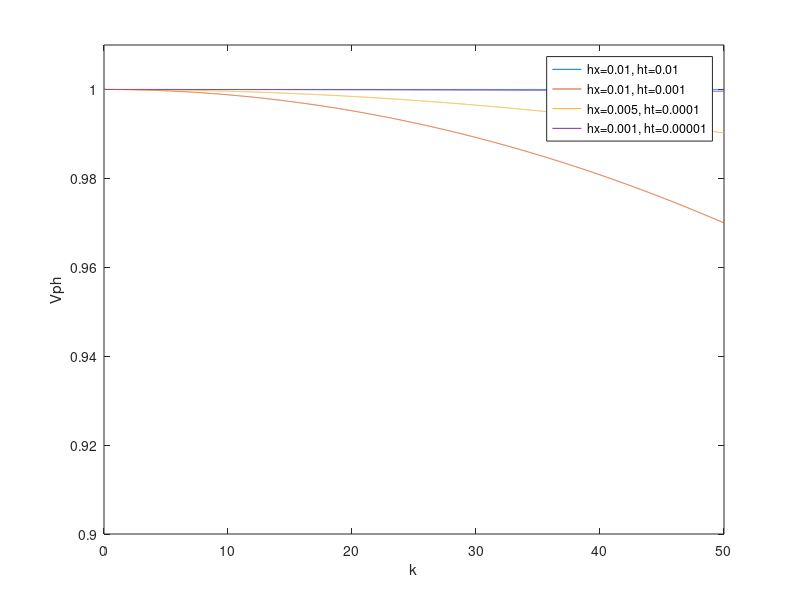

Here is the MATLAB script that generated this plot:
%First Order Upwind
%dissipation
hx=0.01;
ht=0.01;
a=1;
lambda=a*ht/hx; %CFL condition.
S1=@(K) 1-lambda+lambda*exp(-1i*k*hx);
modS1=@(k) abs(1-lambda+lambda*exp(-1i*k*hx)); %No dissipation when lambda=1
xx=0:0.01:50;
x=xx(2:5001);
modx1=modS1(x);

hx=0.01;
ht=0.005;
a=1;
lambda=a*ht/hx; %CFL condition.
S2=@(K) 1-lambda+lambda*exp(-1i*k*hx);
modS2=@(k) abs(1-lambda+lambda*exp(-1i*k*hx)); 
modx2=modS2(x);

hx=0.01;
ht=0.002;
a=1;
lambda=a*ht/hx; %CFL condition.
S3=@(K) 1-lambda+lambda*exp(-1i*k*hx);
modS3=@(k) abs(1-lambda+lambda*exp(-1i*k*hx)); 
modx3=modS3(x);

hx=0.01;
ht=0.001;
a=1;
lambda=a*ht/hx; %CFL condition.
S4=@(K) 1-lambda+lambda*exp(-1i*k*hx);
modS4=@(k) abs(1-lambda+lambda*exp(-1i*k*hx)); 
modx4=modS4(x);

plot(x,modx1,x,modx2,x,modx3,x,modx4);
legend('hx=0.01, ht=0.01','hx=0.01, ht=0.005','hx=0.01, ht=0.002','hx=0.01, ht=0.001') 
xlabel('k');
ylabel('|S(k)|')
axis([0 50 0.8 1.1]);	

%Blow up: No CFL
hx=0.001;
ht=0.01;
a=1;
lambda=a*ht/hx; %CFL condition.
S5=@(K) 1-lambda+lambda*exp(-1i*k*hx);
modS5=@(k) abs(1-lambda+lambda*exp(-1i*k*hx)); 
modx5=modS5(x).^30;

hx=0.005;
ht=0.01;
a=1;
lambda=a*ht/hx; %CFL condition.
S6=@(K) 1-lambda+lambda*exp(-1i*k*hx);
modS6=@(k) abs(1-lambda+lambda*exp(-1i*k*hx)); 
modx6=modS6(x).^30;

hx=0.002;
ht=0.01;
a=1;
lambda=a*ht/hx; %CFL condition.
S7=@(K) 1-lambda+lambda*exp(-1i*k*hx);
modS7=@(k) abs(1-lambda+lambda*exp(-1i*k*hx)); 
modx7=modS7(x).^30;

plot(x,modx5, x,modx7, x,modx6);
legend('hx=0.001, ht=0.01','hx=0.002, ht=0.01','hx=0.005, ht=0.01')
xlabel('k');
ylabel('|S(k)|')
axis([0 50 0 30]);	

%First Order Upwind
% dispersion
hx=0.01;
ht=0.01;
a=1;
lambda=a*ht/hx; %CFL condition.
S=@(k) 1-lambda+lambda*exp(-1i*k*hx);
modS=@(k) abs(S(k)); %No dissipation when lambda=1
vph1= @(k) 1i*log(S(k)/modS(k))/k/ht;
xx=0:0.01:50;
x=xx(2:5001);
vx1=zeros(1,5000);
for j=1:5000
vx1(1,j)=vph1(x(j));
end

hx=0.01;
ht=0.001;
a=1;
lambda=a*ht/hx; %CFL condition.
S=@(k) 1-lambda+lambda*exp(-1i*k*hx);
modS=@(k) abs(S(k)); %No dissipation when lambda=1
vph2= @(k) 1i*log(S(k)/modS(k))/k/ht;
xx=0:0.01:50;
x=xx(2:5001);
vx2=zeros(1,5000);
for j=1:5000
vx2(1,j)=vph2(x(j));
end

hx=0.005;
ht=0.0001;
a=1;
lambda=a*ht/hx; %CFL condition.
S=@(k) 1-lambda+lambda*exp(-1i*k*hx);
modS=@(k) abs(S(k)); %No dissipation when lambda=1
vph3= @(k) 1i*log(S(k)/modS(k))/k/ht;
xx=0:0.01:50;
x=xx(2:5001);
vx3=zeros(1,5000);
for j=1:5000
vx3(1,j)=vph3(x(j));
end

hx=0.001;
ht=0.00001;
a=1;
lambda=a*ht/hx; %CFL condition.
S=@(k) 1-lambda+lambda*exp(-1i*k*hx);
modS=@(k) abs(S(k)); %No dissipation when lambda=1
vph4= @(k) 1i*log(S(k)/modS(k))/k/ht;
xx=0:0.01:50;
x=xx(2:5001);
vx4=zeros(1,5000);
for j=1:5000
vx4(1,j)=vph4(x(j));
end

plot(x,vx1);
plot(x,vx1,x,vx2,x,vx3,x,vx4);
legend('hx=0.01, ht=0.01','hx=0.01, ht=0.001','hx=0.005, ht=0.0001','hx=0.001, ht=0.00001') 
xlabel('k');
xlabel('k');
ylabel('Vph')
axis([0 50 0.9 1.01]);	

